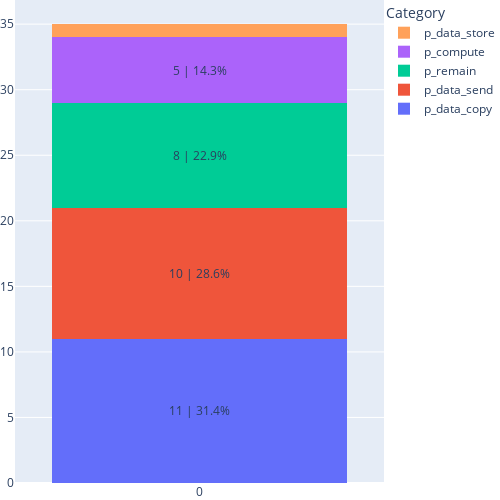

The cell this chart's notebook holds for it:
### Code cell
show_bar_charts("../benchmark_suite/results/Z1", show_all=False, show_x=1)

### Figure 1 — Plotly figure (JSON) as saved in the notebook; plotly's stock layout.template omitted (floating-point values rounded to 4 significant figures)
{"data": [{"marker": {"line": {"width": 0}}, "name": "p_data_copy", "type": "bar", "x": [0], "y": [11]}, {"marker": {"line": {"width": 0}}, "name": "p_data_send", "type": "bar", "x": [0], "y": [10]}, {"marker": {"line": {"width": 0}}, "name": "p_remain", "type": "bar", "x": [0], "y": [8]}, {"marker": {"line": {"width": 0}}, "name": "p_compute", "type": "bar", "x": [0], "y": [5]}, {"marker": {"line": {"width": 0}}, "name": "p_data_store", "type": "bar", "x": [0], "y": [1]}], "layout": {"annotations": [{"showarrow": false, "text": "11 | 31.4%", "x": 0, "y": 5.5}, {"showarrow": false, "text": "10 | 28.6%", "x": 0, "y": 16}, {"showarrow": false, "text": "8 | 22.9%", "x": 0, "y": 25}, {"showarrow": false, "text": "5 | 14.3%", "x": 0, "y": 31.5}], "barmode": "stack", "height": 500, "legend": {"orientation": "v", "title": {"text": "Category"}, "x": 1, "y": 1}, "margin": {"b": 0, "l": 0, "r": 0, "t": 0}, "width": 500, "xaxis": {"tickmode": "array", "ticktext": [0], "tickvals": [0]}}}
